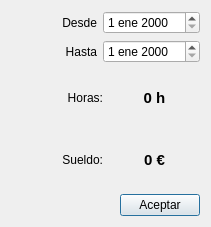
<?xml version="1.0" encoding="UTF-8"?>
<ui version="4.0">
 <class>DialogCalculate</class>
 <widget class="QDialog" name="DialogCalculate">
  <property name="geometry">
   <rect>
    <x>0</x>
    <y>0</y>
    <width>211</width>
    <height>227</height>
   </rect>
  </property>
  <property name="windowTitle">
   <string>Dialog</string>
  </property>
  <layout class="QVBoxLayout" name="verticalLayout_2">
   <item>
    <layout class="QHBoxLayout" name="horizontalLayout">
     <item>
      <widget class="QLabel" name="labelFrom">
       <property name="text">
        <string>Desde</string>
       </property>
       <property name="alignment">
        <set>Qt::AlignRight|Qt::AlignTrailing|Qt::AlignVCenter</set>
       </property>
      </widget>
     </item>
     <item>
      <widget class="QDateEdit" name="dateFrom">
       <property name="locale">
        <locale language="Spanish" country="Spain"/>
       </property>
       <property name="currentSection">
        <enum>QDateTimeEdit::DaySection</enum>
       </property>
       <property name="timeSpec">
        <enum>Qt::LocalTime</enum>
       </property>
      </widget>
     </item>
    </layout>
   </item>
   <item>
    <layout class="QHBoxLayout" name="horizontalLayout_2">
     <item>
      <widget class="QLabel" name="labelTo">
       <property name="text">
        <string>Hasta</string>
       </property>
       <property name="alignment">
        <set>Qt::AlignRight|Qt::AlignTrailing|Qt::AlignVCenter</set>
       </property>
      </widget>
     </item>
     <item>
      <widget class="QDateEdit" name="dateTo">
       <property name="locale">
        <locale language="Spanish" country="Spain"/>
       </property>
      </widget>
     </item>
    </layout>
   </item>
   <item>
    <layout class="QGridLayout" name="gridLayout">
     <item row="0" column="0">
      <widget class="QLabel" name="labelHours">
       <property name="text">
        <string>Horas:</string>
       </property>
       <property name="alignment">
        <set>Qt::AlignRight|Qt::AlignTrailing|Qt::AlignVCenter</set>
       </property>
      </widget>
     </item>
     <item row="1" column="0">
      <widget class="QLabel" name="labelSalary">
       <property name="text">
        <string>Sueldo:</string>
       </property>
       <property name="alignment">
        <set>Qt::AlignRight|Qt::AlignTrailing|Qt::AlignVCenter</set>
       </property>
      </widget>
     </item>
     <item row="0" column="1">
      <widget class="QLabel" name="resultHours">
       <property name="font">
        <font>
         <pointsize>11</pointsize>
         <weight>75</weight>
         <bold>true</bold>
        </font>
       </property>
       <property name="text">
        <string>0 h</string>
       </property>
       <property name="textFormat">
        <enum>Qt::AutoText</enum>
       </property>
       <property name="alignment">
        <set>Qt::AlignCenter</set>
       </property>
      </widget>
     </item>
     <item row="1" column="1">
      <widget class="QLabel" name="resultSalary">
       <property name="font">
        <font>
         <pointsize>11</pointsize>
         <weight>75</weight>
         <bold>true</bold>
        </font>
       </property>
       <property name="text">
        <string>0 €</string>
       </property>
       <property name="textFormat">
        <enum>Qt::AutoText</enum>
       </property>
       <property name="alignment">
        <set>Qt::AlignCenter</set>
       </property>
      </widget>
     </item>
    </layout>
   </item>
   <item>
    <layout class="QHBoxLayout" name="horizontalLayout_3">
     <item>
      <spacer name="spacer">
       <property name="orientation">
        <enum>Qt::Horizontal</enum>
       </property>
       <property name="sizeHint" stdset="0">
        <size>
         <width>40</width>
         <height>20</height>
        </size>
       </property>
      </spacer>
     </item>
     <item>
      <widget class="QPushButton" name="btnAccept">
       <property name="text">
        <string>Aceptar</string>
       </property>
      </widget>
     </item>
    </layout>
   </item>
  </layout>
 </widget>
 <resources/>
 <connections/>
</ui>
